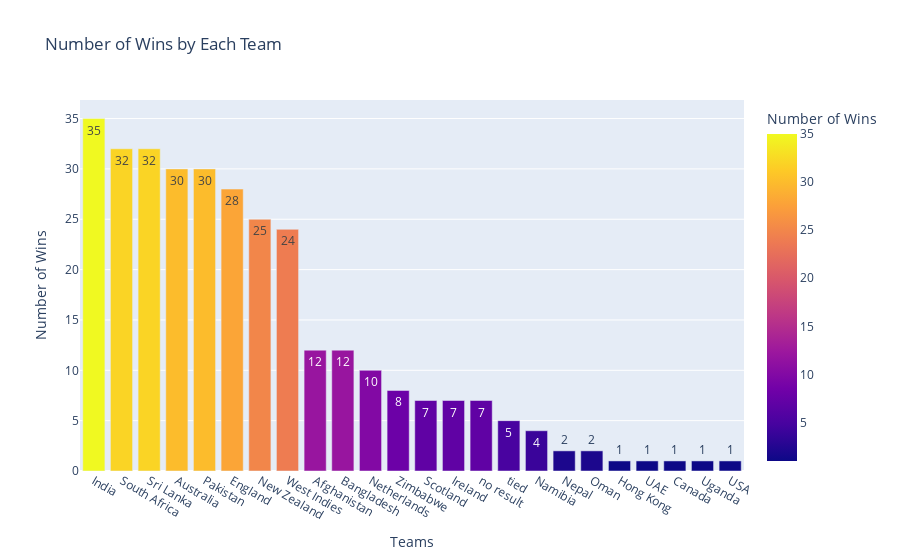

Here is the notebook cell this chart was saved with:
### Code cell
import plotly.express as px

# Count the number of wins by each team (using the 'Winner' column)
team_wins = wc_final_data_df['Winner'].value_counts().reset_index()
team_wins.columns = ['Team', 'Wins']  # Renaming columns for clarity

# Create an interactive bar chart using Plotly Express
fig = px.bar(team_wins, x='Team', y='Wins', 
             title='Number of Wins by Each Team', 
             labels={'Team': 'Teams', 'Wins': 'Number of Wins'},
             hover_data=['Wins'],  # Display the number of wins in the hover text
             template='plotly',  # Use a clean template
             color='Wins',  # Color bars based on the number of wins
             text='Wins'  # Display the number of wins directly on the bars
            )

# Customize the layout (optional)
fig.update_layout(xaxis_title='Teams',
                  yaxis_title='Number of Wins',
                  hovermode='closest')

# Show the interactive plot
fig.show()

### Figure 1 — Plotly figure (JSON) as saved in the notebook; plotly's stock layout.template omitted (floating-point values rounded to 4 significant figures)
{"data": [{"alignmentgroup": "True", "hovertemplate": "Teams=%{x}<br>Number of Wins=%{marker.color}<extra></extra>", "legendgroup": "", "marker": {"color": [35, 32, 32, 30, 30, 28, 25, 24, 12, 12, 10, 8, 7, 7, 7, 5, 4, 2, 2, 1, 1, 1, 1, 1], "coloraxis": "coloraxis", "pattern": {"shape": ""}}, "name": "", "offsetgroup": "", "orientation": "v", "showlegend": false, "text": [35, 32, 32, 30, 30, 28, 25, 24, 12, 12, 10, 8, 7, 7, 7, 5, 4, 2, 2, 1, 1, 1, 1, 1], "textposition": "auto", "type": "bar", "x": ["India", "South Africa", "Sri Lanka", "Australia", "Pakistan", "England", "New Zealand", "West Indies", "Afghanistan", "Bangladesh", "Netherlands", "Zimbabwe", "Scotland", "Ireland", "no result", "tied", "Namibia", "Nepal", "Oman", "Hong Kong", "UAE", "Canada", "Uganda", "USA"], "xaxis": "x", "y": [35, 32, 32, 30, 30, 28, 25, 24, 12, 12, 10, 8, 7, 7, 7, 5, 4, 2, 2, 1, 1, 1, 1, 1], "yaxis": "y"}], "layout": {"autosize": true, "barmode": "relative", "coloraxis": {"colorbar": {"title": {"text": "Number of Wins"}}, "colorscale": [[0, "#0d0887"], [0.1111, "#46039f"], [0.2222, "#7201a8"], [0.3333, "#9c179e"], [0.4444, "#bd3786"], [0.5556, "#d8576b"], [0.6667, "#ed7953"], [0.7778, "#fb9f3a"], [0.8889, "#fdca26"], [1, "#f0f921"]]}, "hovermode": "closest", "legend": {"tracegroupgap": 0}, "title": {"text": "Number of Wins by Each Team"}, "xaxis": {"anchor": "y", "autorange": true, "domain": [0, 1], "range": [-0.5, 23.5], "title": {"text": "Teams"}, "type": "category"}, "yaxis": {"anchor": "x", "autorange": true, "domain": [0, 1], "range": [0, 36.84], "title": {"text": "Number of Wins"}, "type": "linear"}}}
